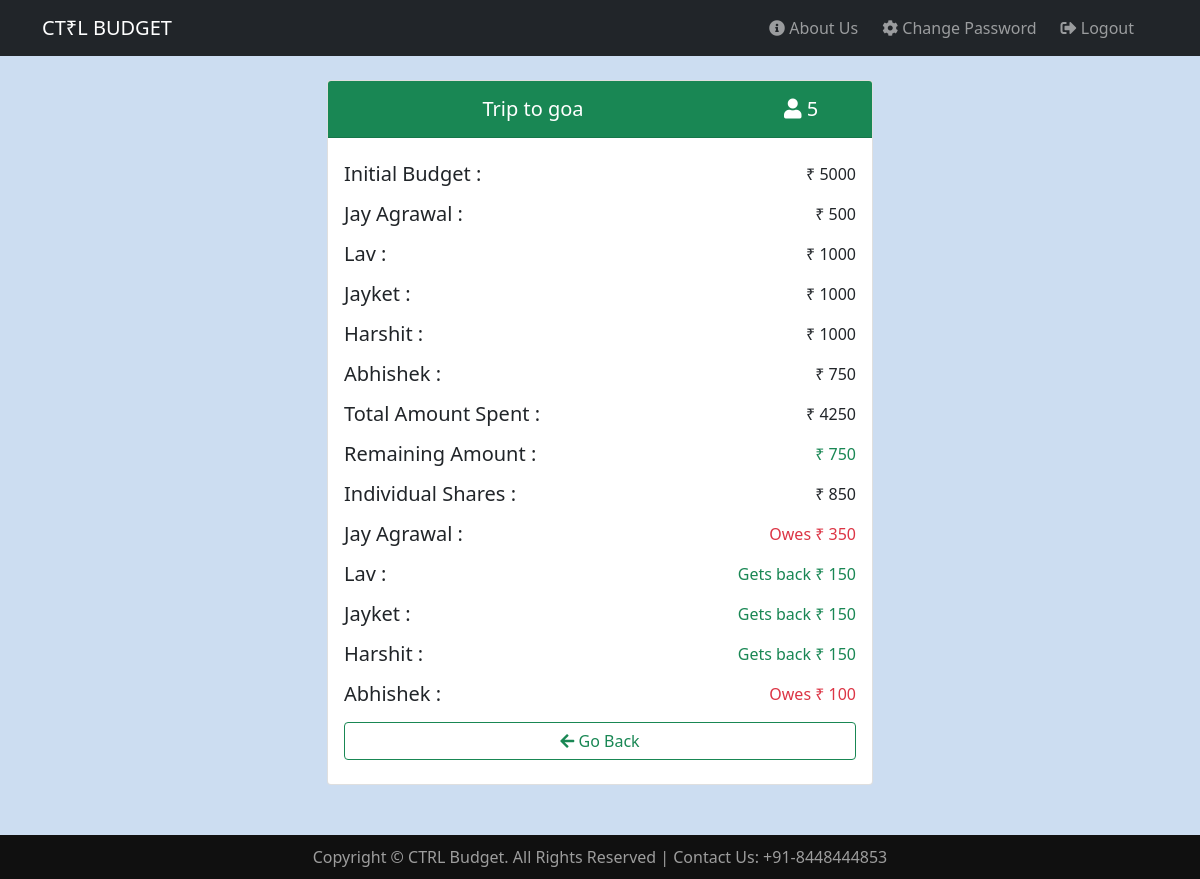
The page /expanse_distribution.php?id=1 (signed in) on the database its author committed.
### tables this page shows
CREATE TABLE `plans` (
  `plan_id` int(11) NOT NULL,
  `user_id` int(11) NOT NULL,
  `title` varchar(255) NOT NULL,
  `date_from` date NOT NULL,
  `date_to` date NOT NULL,
  `budget` int(15) NOT NULL,
  `people` int(11) NOT NULL
);

### expanse_distribution.php (the view, shortened to what this page needs)
<?php
require('includes/connection.php');
$plan_id =  $_GET['id'];
$plan_detail = $conn->prepare("SELECT title,people,budget FROM plans WHERE plan_id=?") or die($conn->error);
$plan_detail->bind_param('i', $plan_id) or die($plan_detail->error);
$plan_detail->execute() or die($plan_detail->error);
$result = $plan_detail->get_result();
$row_plan = $result->fetch_array();
$plan_title = $row_plan['title'];
$plan_people = $row_plan['people'];
$plan_budget = $row_plan['budget'];
$total_spent = 0;
$plan_grp = $conn->prepare("SELECT name,amount FROM plan_group WHERE plan_id=?") or die($conn->error);
$plan_grp->bind_param('i', $plan_id) or die($plan_grp->error);
$plan_grp->execute() or die($plan_grp->error);
$result = $plan_grp->get_result();
$x = 1;
while ($row = $result->fetch_array()) {
    $name[$x] = $row['name'];
    $amount[$x] = $row['amount'];
    $total_spent = $total_spent + $row['amount'];
    $x = $x + 1;
}
$remaining_amount = $plan_budget - $total_spent;
$individual_share = $total_spent / $plan_people;
?>
<!DOCTYPE html>
<html lang="en">
<head>
    <link rel="stylesheet" href="https://cdnjs.cloudflare.com/ajax/libs/font-awesome/5.15.3/css/all.min.css" />
    <link href="https://cdn.jsdelivr.net/npm/bootstrap@5.0.0/dist/css/bootstrap.min.css" rel="stylesheet">
    <link rel="stylesheet" type="text/css" href="css/home.css" />
</head>
<body>
    <?php include('includes/header.php')
    ?>
    <main class="container content">
        <div class="row">
            <div class="col-sm-10 col-lg-8 col-xl-6 mx-auto">
                <div class="card mb-4">
                    <div class="card-header bg-success text-center text-white ">
                        <div class="row h5 fw-normal mt-2">
                            <div class="d-inline col-9  m-auto"><?php echo $plan_title; ?></div>
                            <div class="d-inline col-3">
                                <i class="fas fa-user"></i> <?php echo $plan_people; ?>
                            </div>
                        </div>
                    </div>
                    <div class="card-body">
                        <div class="d-flex flex-column">
                            <div class="d-inline-flex flex-wrap">
                                <h5 class="my-2 me-auto">Initial Budget :</h5>
                                <p class="my-auto">&#8377; <?php echo $plan_budget; ?></p>
                            </div>
                                <?php for ($x = 1; $x <= $plan_people; $x++) { ?>
                                    <div class="d-inline-flex flex-wrap">
                                        <h5 class="my-2 me-auto"><?php echo $name[$x]; ?> :</h5>
                                        <p class="my-auto">&#8377; <?php echo $amount[$x]; ?></p>
                                    </div>
                                <?php } ?>
                            <div class="d-inline-flex flex-wrap">
                                <h5 class="my-2 me-auto">Total Amount Spent :</h5>
                                <p class="my-auto">&#8377; <?php echo $total_spent; ?></p>
                            </div>
                            <div class="d-inline-flex flex-wrap">
                                <h5 class="my-2 me-auto">Remaining Amount :</h5>
                                <?php if ($remaining_amount > 0) { ?>
                                    <p class="my-auto text-success">&#8377; <?php echo $remaining_amount; ?></p>
                                <?php } else if ($remaining_amount < 0) { ?>
                                    <p class="my-auto text-danger">overspent by &#8377; <?php echo abs($remaining_amount); ?></p>
                                <?php } else { ?>
                                    <p class="my-auto"> &#8377; <?php echo $remaining_amount; ?></p>
                                <?php } ?>
                            </div>
                            <div class="d-inline-flex flex-wrap">
                                <h5 class="my-2 me-auto">Individual Shares :</h5>
                                <p class="my-auto">&#8377; <?php echo $individual_share; ?></p>
                            </div>
                                <?php
                                for ($x = 1; $x <= $plan_people; $x++) {
                                ?>
                                    <div class="d-inline-flex flex-wrap">
                                        <h5 class="my-2 me-auto"><?php echo $name[$x]; ?> :</h5>
                                        <?php
                                        $settlement = $amount[$x] - $individual_share;
                                        if ($settlement > 0) {
                                        ?>
                                            <p class="my-auto text-success">Gets back &#8377; <?php echo $settlement; ?></p>
                                        <?php
                                        } else if ($settlement < 0) {
                                        ?>
                                            <p class="my-auto text-danger">Owes &#8377; <?php echo abs($settlement); ?></p>
                                        <?php
                                        } else {
                                        ?>
                                            <p class="my-auto">All settled up</p>
                                <?php   }   ?>
                                    </div>
                                <?php
                                }
                                ?>
                            <div class="d-grid">
                                <a class="btn btn-outline-success my-2" href="plan_view.php?id=<?php echo $plan_id; ?>"><i class="fas fa-arrow-left"></i> Go Back</a>
                            </div>
                        </div>
                    </div>
                </div>
            </div>
        </div>
    </main>
    <?php include('includes/footer.php')
    ?>
</body>
</html>

### css/home.css (style rules this page uses)
html { min-height: 100%; position: relative; }
body { background-color: rgb(174,201,234,0.62); }
.content { padding-top: 50px; margin-top: 30px; margin-bottom: 70px; }

### rows shown on the page
plans: title "Trip to goa", people "5", budget "5000", budget "750", people "850", people "350", people "150", people "100"

### other values the page prints
$name[$x] "Jay Agrawal"
$amount[$x] "500"
$name[$x] "Lav"
$amount[$x] "1000"
$name[$x] "Jayket"
$name[$x] "Harshit"
$name[$x] "Abhishek"
$amount[$x] "750"
$total_spent "4250"
